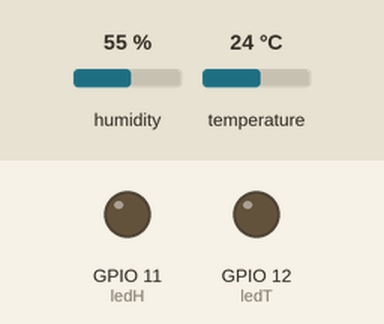
Recording of a sketch running on a simulated ESP32-S3. On the bench: output pins drawn as LEDs (lit = HIGH). Inputs (shaded band) come from the test bench; at power-on: humidity 55 %, temperature 24 °C. What the sketch prints to the serial monitor is not drawn.

Above: at 1.2 s.
1.3 s: humidity set to 88 %
7.5 s: humidity set to 91 %
At 10.2 s:
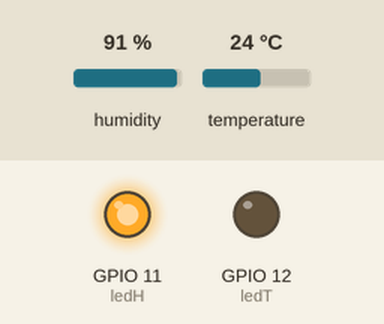
10.5 s: temperature set to 28 °C
13.2 s: temperature set to 31 °C
At 16.2 s:
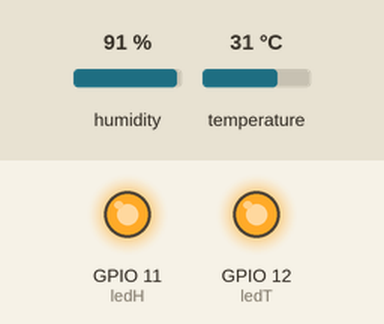
16.5 s: humidity set to 72 %
19.2 s: humidity set to 69 %
At 22.1 s:
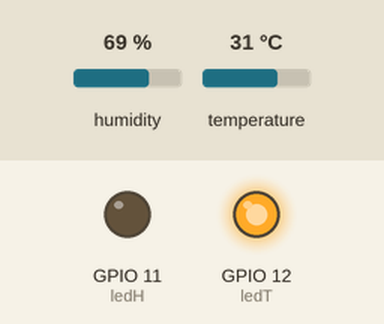
Timing chart, 0 to 23.5 s (numbered marks = the images above; inputs shaded):
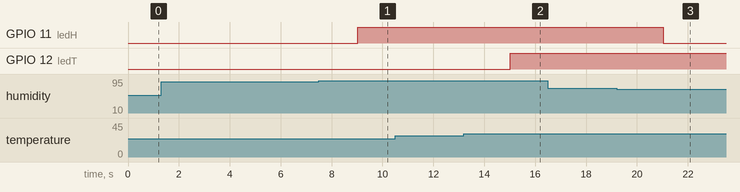

The sketch:

temperatura_y_humedad_V4__ticker_.ino
```cpp
#include <Ticker.h>
#include <DHT.h>
#include <ArduinoJson.h>

const byte ledT =  12;
const byte ledH = 11;

void enviarDatos();

DHT dht(2,DHT11);
Ticker rutina1(enviarDatos, 3000);

float temp1;
float hum;

int Tpunto_max = 30;
int Tpunto_min = 28;

int Hpunto_max = 90;
int Hpunto_min = 70;

String estado_ledH = "OFF";
String estado_ledT = "OFF";

void setup() {
  Serial.begin(9600);
  pinMode(ledT, OUTPUT);
  pinMode(ledH, OUTPUT);
  dht.begin();
  rutina1.start();
}

void loop() {

  rutina1.update();

  if(Serial.available())
  {
    String cad = Serial.readString();
    if(cad == "ledT:1" && temp1 > Tpunto_min && temp1 < Tpunto_max)        led_ON(ledT);
    else if (cad == "ledT:0" && temp1 > Tpunto_min && temp1 < Tpunto_max)  led_OFF(ledT);
    else if (cad == "ledH:1" && hum > Hpunto_min && hum < Hpunto_max)      led_ON(ledH);
    else if (cad == "ledH:0" && hum > Hpunto_min && hum < Hpunto_max)      led_OFF(ledH);
  }

}


void enviarDatos()
{
  temp1 = dht.readTemperature();
  hum = dht.readHumidity();

  if (temp1 >= Tpunto_max)
  {
    led_ON(ledT);
  }
  else if (temp1 <= Tpunto_min)
  {
    led_OFF(ledT);
  }

  if (hum >= Hpunto_max)
  {
    led_ON(ledH);
  }
  else if (hum <= Hpunto_min)
  {
    led_OFF(ledH);
  }

   String mensajeJson;
   DynamicJsonDocument doc(1024);

   doc["TempActual"] = String(temp1);
   doc["HumActual"] = String(hum);
   doc["TsetpointMin"] = String(Tpunto_min);
   doc["TsetpointMax"] = String(Tpunto_max);
   doc["HsetpointMin"] = String(Hpunto_min);
   doc["HsetpointMax"] = String(Hpunto_max);
   doc["LedH"] = estado_ledH;
   doc["LedT"] = estado_ledT;
   serializeJson(doc, mensajeJson);

   Serial.println(mensajeJson);
}


void led_ON(const byte led)
{
    digitalWrite(led,HIGH);
    if(led == ledT) estado_ledT = "ON";
    else if(led == ledH) estado_ledH = "ON";
}

void led_OFF(const byte led)
{
    digitalWrite(led,LOW);
    if(led == ledT) estado_ledT = "OFF";
    else if(led == ledH) estado_ledH = "OFF";
}
```

Measured:
- the behaviour switches between 89 and 90 % on humidity (found by bisection; images 0 and 1)
- the behaviour switches between 29 and 30 °C on temperature (found by bisection; images 1 and 2)
- the behaviour switches between 71 and 70 % on humidity (found by bisection; images 2 and 3)
- after the input at 1.3 s, every drawn part: stays the same
- after the input at 7.5 s, GPIO 11 (ledH): LOW → HIGH after 1.5 s
- after the input at 10.5 s, every drawn part: stays the same
- after the input at 13.2 s, GPIO 12 (ledT): LOW → HIGH after 1.8 s
- after the input at 16.5 s, every drawn part: stays the same
- after the input at 19.2 s, GPIO 11 (ledH): HIGH → LOW after 1.8 s
